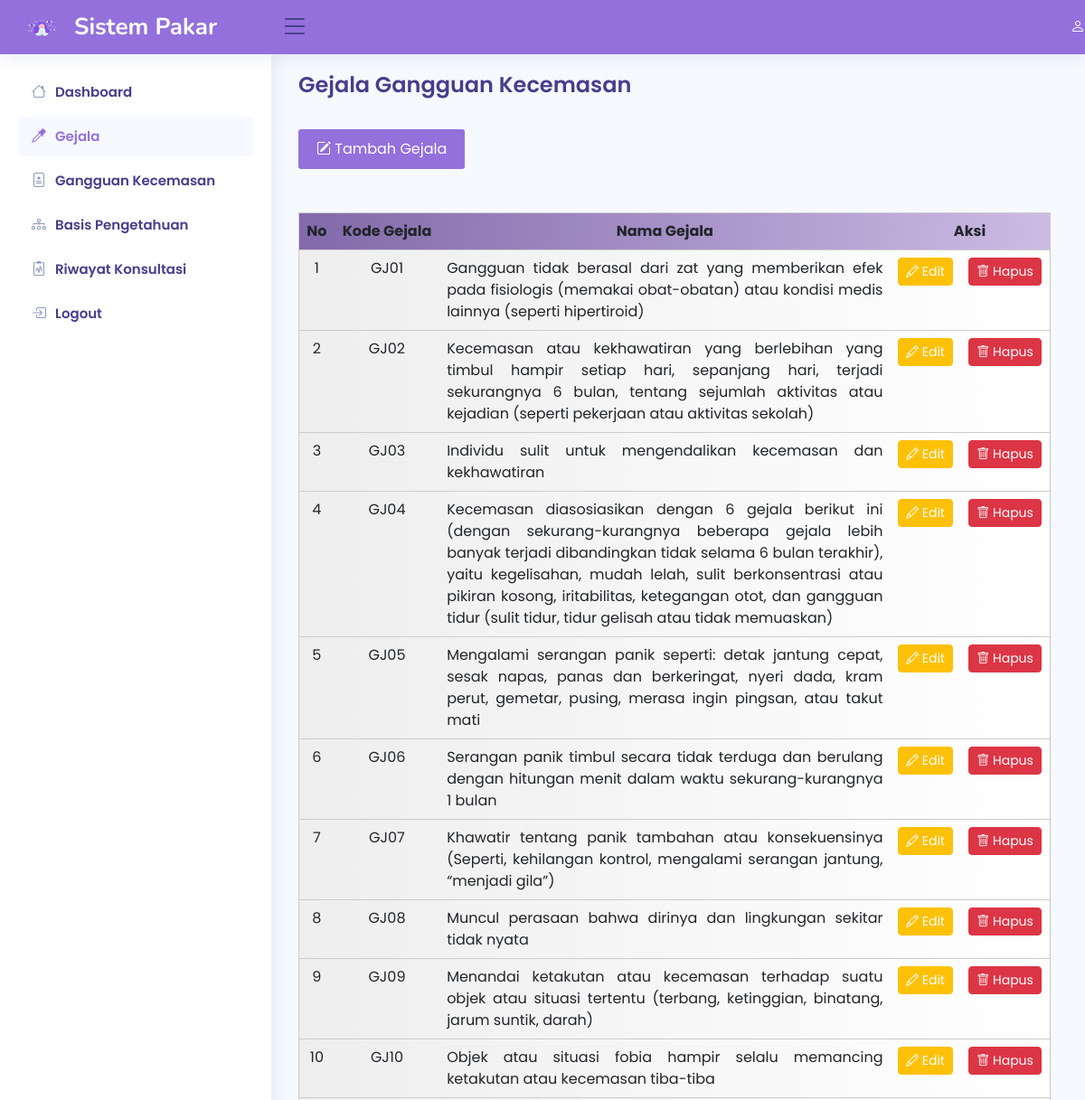
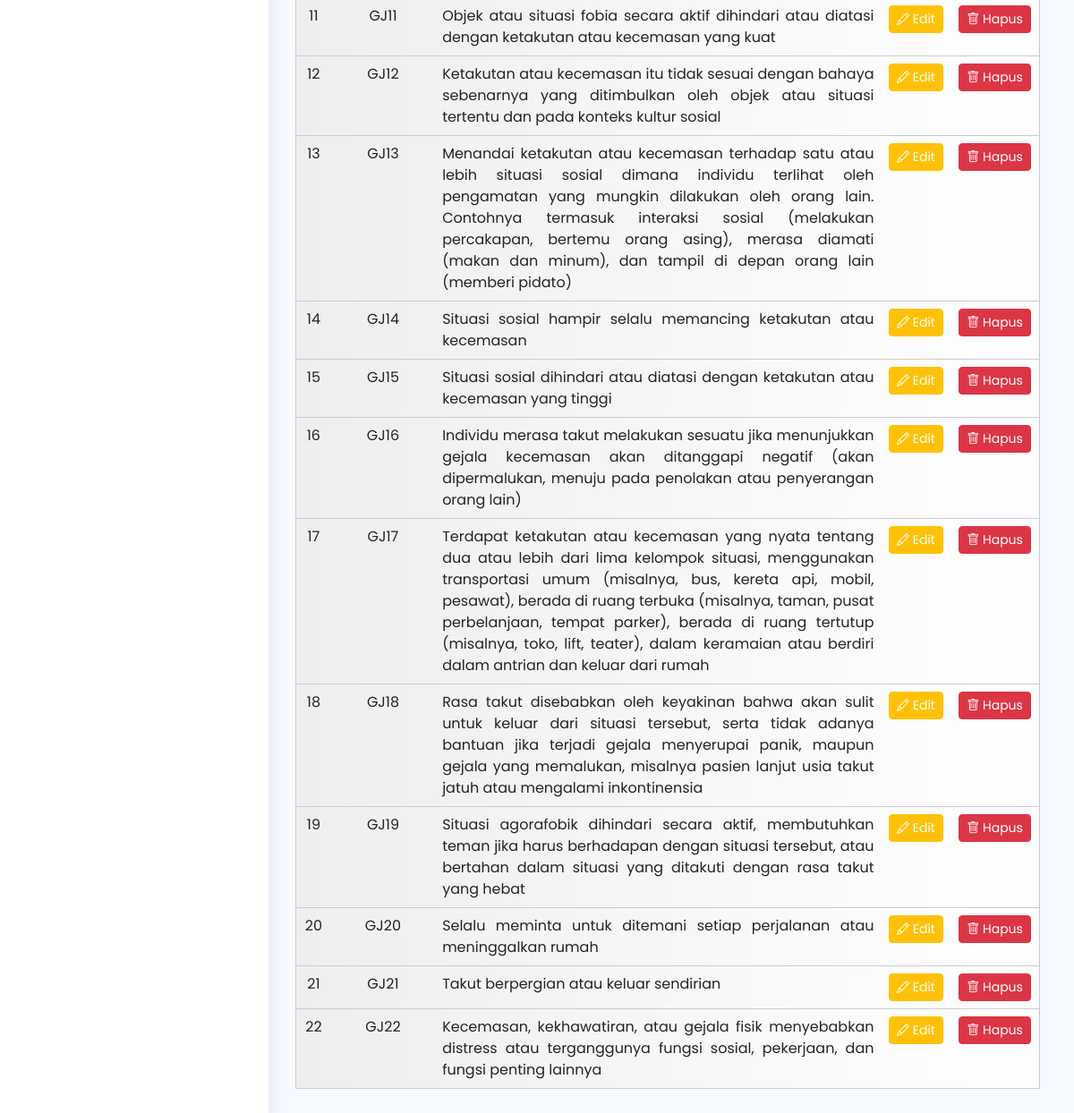
Screenshot of /admin/gejala/gejala.php with the database file from the repository (2 pictures, top to bottom).
### tables this page shows
CREATE TABLE `gejala` (
  `kode_gejala` char(5) NOT NULL,
  `nama_gejala` text NOT NULL
);

### admin/gejala/gejala.php (the view, shortened to what this page needs)
<!DOCTYPE html>
<html lang="en">
<head>
  <link href="../../assets/vendor/bootstrap/css/bootstrap.min.css" rel="stylesheet">
  <link rel="stylesheet" href="https://cdn.jsdelivr.net/npm/bootstrap-icons@1.10.2/font/bootstrap-icons.css">
  <link href="../../assets/vendor/boxicons/css/boxicons.min.css" rel="stylesheet">
  <link href="../../assets/vendor/quill/quill.snow.css" rel="stylesheet">
  <link href="../../assets/vendor/quill/quill.bubble.css" rel="stylesheet">
  <link href="../../assets/vendor/remixicon/remixicon.css" rel="stylesheet">
  <link href="../../assets/vendor/simple-datatables/style.css" rel="stylesheet">
  <link rel="stylesheet" href="https://cdn.datatables.net/1.12.1/css/jquery.dataTables.min.css">
  <link href="../../assets/css/style.css" rel="stylesheet">
</head>
<body>
  <header id="header" class="header fixed-top d-flex align-items-center" style="background-color: #9370db;">
    <div class="d-flex align-items-center justify-content-between">
      <a href="index.php" class="logo d-flex align-items-center">
        <img src="../../assets/img/gambar-logo.png" alt="logo" width="20%">
        <span class="d-none d-lg-block" style="color: #fff;">Sistem Pakar</span>
      </a>
      <i class="bi bi-list toggle-sidebar-btn"></i>
    </div>
    <div class="d-flex align-items-center justify-content-md-end" style="width: 73%;">
      <a href="#" class="nav-link nav-link-lg nav-link-user">
          <div class="d-sm-none d-lg-inline-block"style="color: #fff;"><b><i class="bi bi-person"></i> <?php echo $nama; ?></b></div>
      </a>
    </div>
  </header>
  <aside id="sidebar" class="sidebar">
    <ul class="sidebar-nav" id="sidebar-nav">
      <li class="nav-item">
        <a class="nav-link collapsed" href="../index.php">
          <i class="bi bi-house"></i>
          <span>Dashboard</span>
        </a>
      </li>
      <li class="nav-item">
        <a class="nav-link" href="../gejala/gejala.php">
          <i class="bi bi-eyedropper"></i>
          <span>Gejala</span>
        </a>
      </li>
      <li class="nav-item">
        <a class="nav-link collapsed" href="../penyakit/penyakit.php">
          <i class="bi bi-file-medical"></i>
          <span>Gangguan Kecemasan</span>
        </a>
      </li>
      <li class="nav-item">
        <a class="nav-link collapsed" href="../rules/rules.php">
          <i class="bi bi-diagram-3"></i>
          <span>Basis Pengetahuan</span>
        </a>
      </li>
      <li class="nav-item">
        <a class="nav-link collapsed" href="../pasien/pasien.php">
          <i class="bi bi-clipboard2-pulse"></i>
          <span>Riwayat Konsultasi</span>
        </a>
      </li>
      <li class="nav-item">
        <a class="nav-link collapsed" href="javascript:;" data-bs-toggle="modal" data-bs-target="#logoutmodal">
          <i class="bi bi-box-arrow-in-right"></i>
          <span>Logout</span>
        </a>
      </li>
    </ul>
  </aside>
  <main id="main" class="main">
    <div class="pagetitle">
      <h1>Gejala Gangguan Kecemasan</h1>
    </div>
    <br>
    <section>
      <div class="row">
        <div class="col-md-12">
          <a href="tambahgejala.php" class="tambah" type="button"><i class="bi bi-pencil-square"></i>  Tambah Gejala</a>
<br><br><br>
          <div class="table-responsive">
            <table class="table table-hover">
              <thead class="th">
                <tr>
                  <th>No</th>
                  <th>Kode Gejala</th>
                  <th style="width: 60%">Nama Gejala</th>
                  <th colspan="2">Aksi<input type="hidden" id="texthapus"></th>
                </tr>
              </thead>
              <tbody>
                <?php
                include "../koneksi.php";
                $sql = "SELECT * FROM gejala  ORDER BY kode_gejala";
                $qry = mysqli_query($koneksi, $sql) or die("SQL Error" . mysqli_error($koneksi));
                $no = 0;
                while ($data = mysqli_fetch_array($qry)) {
                  $no++;
                ?>
                  <tr>
                    <td><?php echo $no; ?></td>
                    <td><?php echo $data['kode_gejala']; ?></td>
                    <td align=justify><?php echo $data['nama_gejala']; ?></td>
                    <td><a href="./editgejala.php?id=<?php echo $data['kode_gejala']; ?>" class="btn btn-warning btn-sm" style="color: white;"><i class="bi bi-pencil"></i> Edit</a></td>
                    <td><a onClick="return HapusData('<?php echo $data['kode_gejala']; ?>');" class="btn btn-danger btn-sm" data-bs-toggle="modal" data-bs-target="#hapusmodal"><i class="bi bi-trash"></i> Hapus</a>
                    </td>
                  </tr><?php } ?>
              </tbody>
            </table>
          </div>
        </div>
      </div>
    </section>
  </main>
</body>
</html>

### assets/css/style.css (style rules this page uses)
:root { scroll-behavior: smooth; }
body { font-family: "Poppins", sans-serif; background: #f6f9ff; color: #444444; }
a { color: #9370db; text-decoration: none; }
.tambah { color: #9370db; text-decoration: none; }
span { font-family: "Poppins", sans-serif; }
h1, h2, h3, h4, h5, h6 { font-family: "Poppins", sans-serif; }
#main { margin-top: 60px; padding: 20px 30px; transition: all 0.3s; }
.pagetitle { margin-bottom: 10px; }
.pagetitle h1 { font-size: 24px; margin-bottom: 0; font-weight: 600; color: #483d8b; }
.logo { line-height: 1; }
@media (min-width: 1200px) { .logo { width: 280px; } }
.logo img { max-height: 26px; margin-right: 6px; }
.logo span { font-size: 26px; font-weight: 700; color: #483d8b; font-family: "Nunito", sans-serif; }
.header { transition: all 0.5s; z-index: 997; height: 60px; box-shadow: 0px 2px 20px rgba(1, 41, 112, 0.1); background-color: #fff; padding-left: 20px; }
.header .toggle-sidebar-btn { font-size: 32px; padding-left: 10px; cursor: pointer; color: #483d8b; }
.sidebar { position: fixed; top: 60px; left: 0; bottom: 0; width: 300px; z-index: 996; transition: all 0.3s; padding: 20px; overflow-y: auto; scrollbar-width: thin; scrollbar-color: #aab7cf transparent; box-shadow: 0px 0px 20px rgba(1, 41, 112, 0.1); background-color: #fff; }
@media (min-width: 1200px) { #main, #footer { margin-left: 300px; } }
.sidebar-nav { padding: 0; margin: 0; list-style: none; }
.sidebar-nav li { padding: 0; margin: 0; list-style: none; }
.sidebar-nav .nav-item { margin-bottom: 5px; }
.sidebar-nav .nav-link { display: flex; align-items: center; font-size: 15px; font-weight: 600; color: #9370db; transition: 0.3; background: #f6f9ff; padding: 10px 15px; border-radius: 4px; }
.sidebar-nav .nav-link i { font-size: 16px; margin-right: 10px; color: #9370db; }
.sidebar-nav .nav-link.collapsed { color: #483d8b; background: #fff; }
.sidebar-nav .nav-link.collapsed i { color: #899bbd; }

### admin/gejala/gejala.php (style rules this page uses)
.table { width: 99%; background: linear-gradient(to left, #FFF, #EEE); border: 1px solid #CCC; border-radius: 5px 5px; padding: 3px 3px 3px 5px; text-align: center; }
.th { background: linear-gradient(to right, #8269aa, #ccbbe4); text-align: center; }
.tambah { background-color: #9370db; border: none; color: white; padding: 10px 20px; border-radius: 3px; }

### rows the page displays
gejala: kode_gejala "GJ01", nama_gejala "Gangguan tidak berasal dari zat yang memberikan efek pada fisiologis (memakai obat-obatan) atau kondisi medis lainnya (seperti hipertiroid)"
gejala: kode_gejala "GJ02", nama_gejala "Kecemasan atau kekhawatiran yang berlebihan yang timbul hampir setiap hari, sepanjang hari, terjadi sekurangnya 6 bulan, tentang sejumlah aktivitas atau kejadian (seperti pekerjaan atau aktivitas sekolah)"
gejala: kode_gejala "GJ03", nama_gejala "Individu sulit untuk mengendalikan kecemasan dan kekhawatiran"
gejala: kode_gejala "GJ04", nama_gejala "Kecemasan diasosiasikan dengan 6 gejala berikut ini (dengan sekurang-kurangnya beberapa gejala lebih banyak terjadi dibandingkan tidak selama 6 bulan terakhir), yaitu kegelisahan, mudah lelah, sulit berkonsentrasi atau pikiran kosong, iritabilitas, ketegangan otot, dan gangguan tidur (sulit tidur, tidur gelisah atau tidak memuaskan)"
gejala: kode_gejala "GJ05", nama_gejala "Mengalami serangan panik seperti: detak jantung cepat, sesak napas, panas dan berkeringat, nyeri dada, kram perut, gemetar, pusing, merasa ingin pingsan, atau takut mati"
gejala: kode_gejala "GJ06", nama_gejala "Serangan panik timbul secara tidak terduga dan berulang dengan hitungan menit dalam waktu sekurang-kurangnya 1 bulan"
gejala: kode_gejala "GJ07", nama_gejala "Khawatir tentang panik tambahan atau konsekuensinya (Seperti, kehilangan kontrol, mengalami serangan jantung, “menjadi gila”)"
gejala: kode_gejala "GJ08", nama_gejala "Muncul perasaan bahwa dirinya dan lingkungan sekitar tidak nyata"
gejala: kode_gejala "GJ09", nama_gejala "Menandai ketakutan atau kecemasan terhadap suatu objek atau situasi tertentu (terbang, ketinggian, binatang, jarum suntik, darah)"
gejala: kode_gejala "GJ10", nama_gejala "Objek atau situasi fobia hampir selalu memancing ketakutan atau kecemasan tiba-tiba"
gejala: kode_gejala "GJ11", nama_gejala "Objek atau situasi fobia secara aktif dihindari atau diatasi dengan ketakutan atau kecemasan yang kuat"
gejala: kode_gejala "GJ12", nama_gejala "Ketakutan atau kecemasan itu tidak sesuai dengan bahaya sebenarnya yang ditimbulkan oleh objek atau situasi tertentu dan pada konteks kultur sosial"
gejala: kode_gejala "GJ13", nama_gejala "Menandai ketakutan atau kecemasan terhadap satu atau lebih situasi sosial dimana individu terlihat oleh pengamatan yang mungkin dilakukan oleh orang lain. Contohnya termasuk interaksi sosial (melakukan percakapan, bertemu orang asing), merasa diamati (makan dan minum), dan tampil di depan orang lain (memberi pidato)"
gejala: kode_gejala "GJ14", nama_gejala "Situasi sosial hampir selalu memancing ketakutan atau kecemasan"
gejala: kode_gejala "GJ15", nama_gejala "Situasi sosial dihindari atau diatasi dengan ketakutan atau kecemasan yang tinggi"
gejala: kode_gejala "GJ16", nama_gejala "Individu merasa takut melakukan sesuatu jika menunjukkan gejala kecemasan akan ditanggapi negatif (akan dipermalukan, menuju pada penolakan atau penyerangan orang lain)"
gejala: kode_gejala "GJ17", nama_gejala "Terdapat ketakutan atau kecemasan yang nyata tentang dua atau lebih dari lima kelompok situasi, menggunakan transportasi umum (misalnya, bus, kereta api, mobil, pesawat), berada di ruang terbuka (misalnya, taman, pusat perbelanjaan, tempat parker), berada di ruang tertutup (misalnya, toko, lift, teater), dalam keramaian atau berdiri dalam antrian dan keluar dari rumah"
gejala: kode_gejala "GJ18", nama_gejala "Rasa takut disebabkan oleh keyakinan bahwa akan sulit untuk keluar dari situasi tersebut, serta tidak adanya bantuan jika terjadi gejala menyerupai panik, maupun gejala yang memalukan, misalnya pasien lanjut usia takut jatuh atau mengalami inkontinensia"
gejala: kode_gejala "GJ19", nama_gejala "Situasi agorafobik dihindari secara aktif, membutuhkan teman jika harus berhadapan dengan situasi tersebut, atau bertahan dalam situasi yang ditakuti dengan rasa takut yang hebat"
gejala: kode_gejala "GJ20", nama_gejala "Selalu meminta untuk ditemani setiap perjalanan atau meninggalkan rumah"
gejala: kode_gejala "GJ21", nama_gejala "Takut berpergian atau keluar sendirian"
gejala: kode_gejala "GJ22", nama_gejala "Kecemasan, kekhawatiran, atau gejala fisik menyebabkan distress atau terganggunya fungsi sosial, pekerjaan, dan fungsi penting lainnya"
